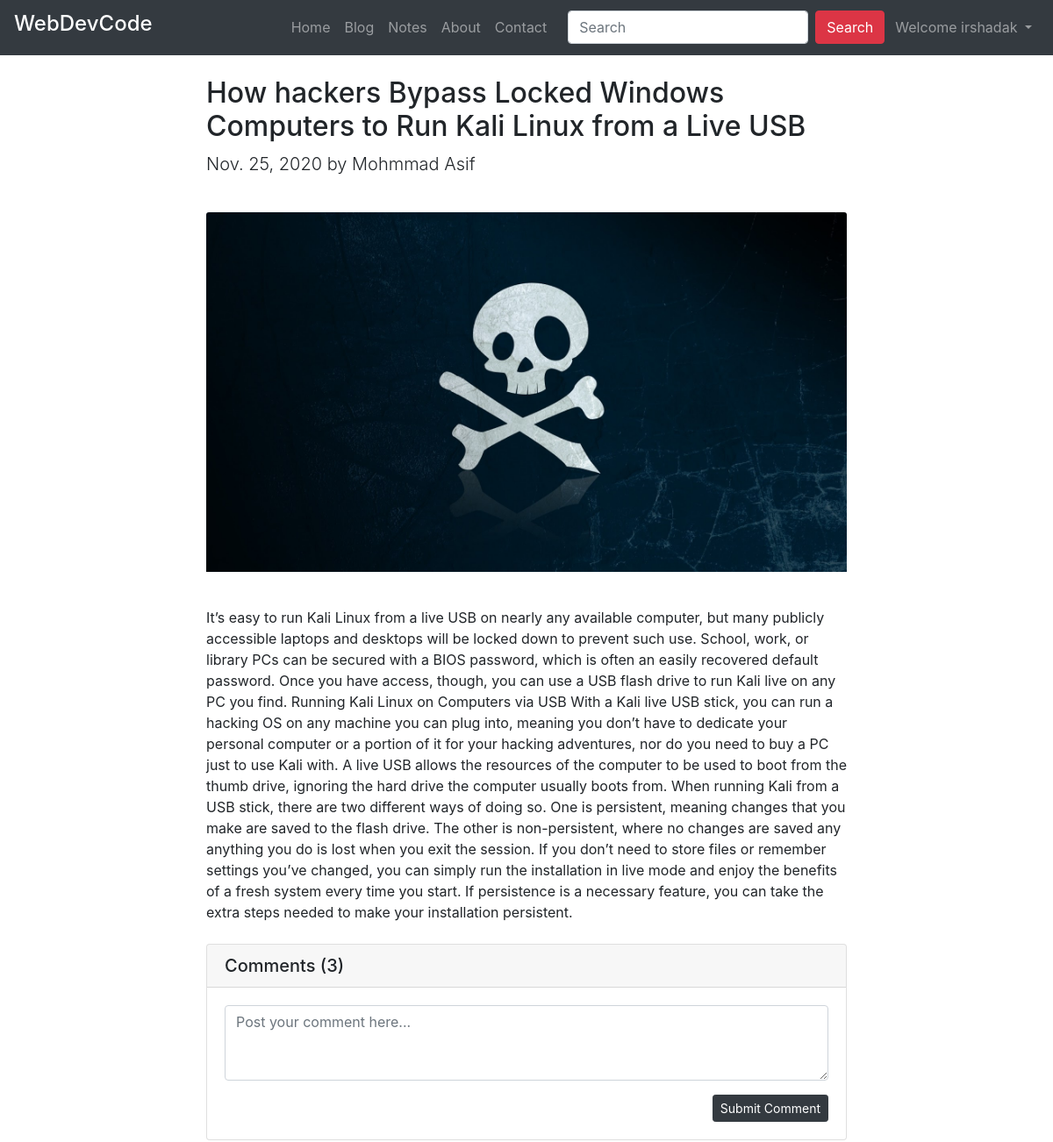
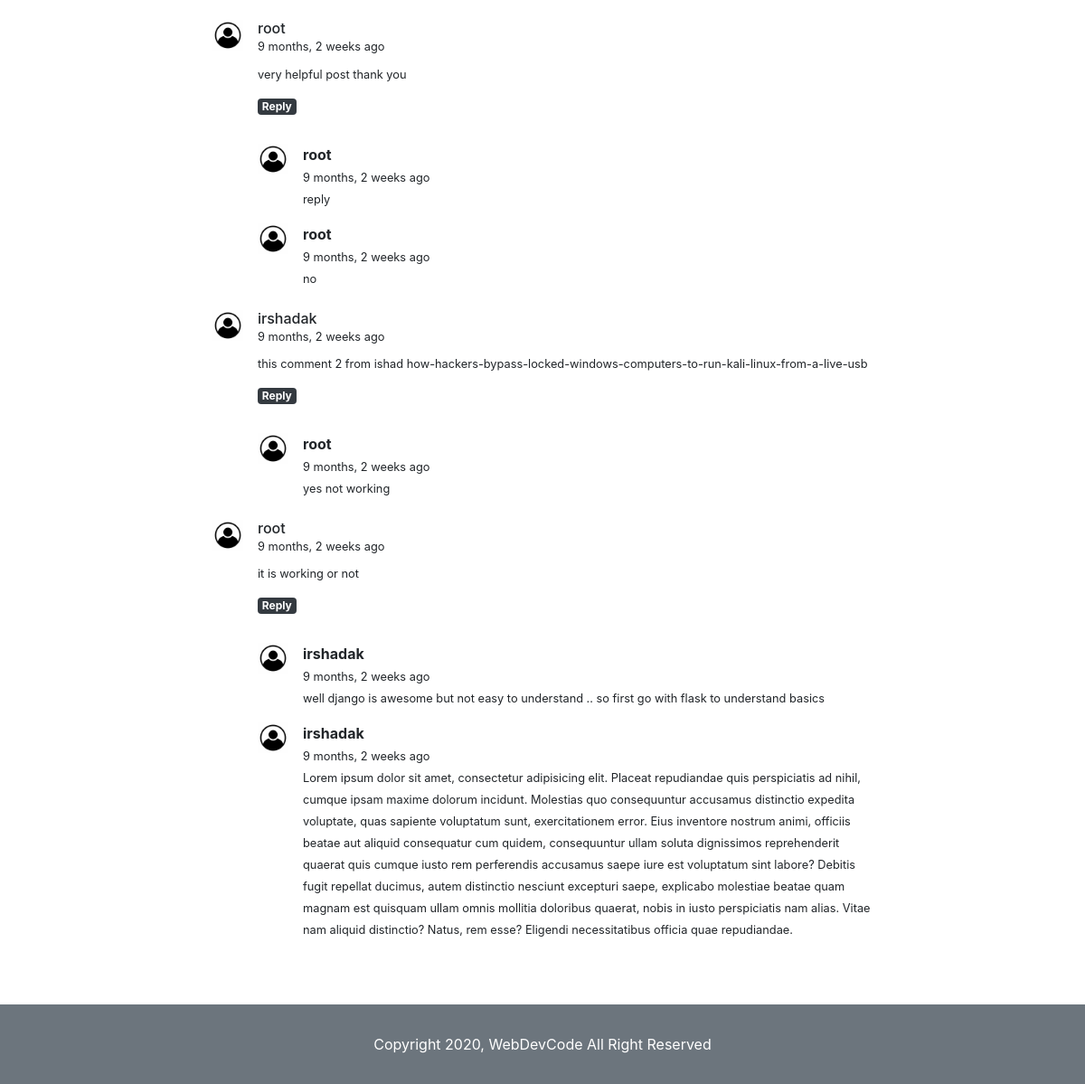
The app's page /blog/how-hackers-bypass-locked-windows-computers-to-run-kali-linux-from-a-live-usb (signed in) with its own data (2 pictures, top to bottom).
### blog/models.py (models this page shows, shortened)
class Post(models.Model):
    sno = models.AutoField(primary_key=True)
    title = models.CharField(max_length=100)
    content = models.TextField()
    author = models.CharField(max_length=30)
    slug = models.CharField(max_length=150)
    image = models.ImageField(upload_to='images/', blank=True)
    timestap = models.DateTimeField(blank=True)

class PostComment(models.Model):
    sno = models.AutoField(primary_key = True)
    comment = models.TextField()
    user = models.ForeignKey(User, on_delete=models.CASCADE)
    post = models.ForeignKey(Post, on_delete=models.CASCADE)
    parent = models.ForeignKey('self', on_delete=models.CASCADE, null=True)
    timestap =models.DateTimeField(default=now)

### blog/views.py (the view)
# urls.py: path('<str:slug>', views.blogPost, name='blogPost'),
def blogPost(request,slug):
    post = Post.objects.filter(slug = slug).first()
    comments = PostComment.objects.filter(post=post, parent=None)
    replies = PostComment.objects.filter(post=post).exclude(parent=None)
    replyDict = {}
    for reply in replies:
        if reply.parent.sno not in replyDict.keys():
            replyDict[reply.parent.sno] = [reply]
        else:
            replyDict[reply.parent.sno].append(reply)
    context = {'post' : post, 'comments' : comments, 'replyDict': replyDict}
    return render(request, 'blog/blogPost.html', context)

### blog/templatetags/get_dict.py (called while the page is built)
@register.filter(name='get_filter')
def get_filter(dict, key):
    return dict.get(key)

### templates/blog/blogPost.html (shortened to what this page needs)
{% extends 'layout.html' %}
{% block body %}
{% load humanize %}
{% load get_dict %}
<div class="container my-4">
     <div class="row">
          <div class="col-sm-8 mx-auto">
                <h2>
                    {{post.title}}
               </h2>
               <p class="lead">
                    {{post.timestap.date}} by {{post.author}}
               </p>
               <img src="/media/{{post.image}}" class="card-img-top my-4" alt="...">
               <p class="mt-3">
                    {{post.content}}
               </p>
               <div class="card mt-4">
                     <h5 class="card-header">Comments ({{comments.count}})</h5>
                    <div class="card-body">
                    {% if user.is_authenticated %}
                         <form action="/blog/Comment" method="POST"> {% csrf_token %}
                              <div class="form-group">
                                   <textarea class="form-control" id="exampleFormControlTextarea1" name="comment"
                                        rows="3" placeholder="Post your comment here..."></textarea>
                                   <button type="submit" class="btn btn-dark btn-sm mt-3 float-right">Submit
                                        Comment</button>
                              </div>
                         </form>
                         {% else %}
                         <p class="text-center">Please Login To Comment</p>
                    {% endif %}
                    </div>
             </div>
               {% for comment in comments %}
               <div class="media my-4">
                    <img src="/static/images/userlogo.jpg" class="mr-3" height="34" width="34" alt="user_logo">
                    <div class="media-body">
                         <h6 class="mt-0">{{comment.user.username}} <br> <small> {{comment.timestap |naturaltime}}</small></h6>
                         <small>{{comment.comment}}</small>
                        <div class="reply ">
                              <a class=" badge badge-dark my-3" data-toggle="collapse" href="#replyBox{{comment.sno}}"
                                   role="button" aria-expanded="false" aria-controls="replyBox{{comment.sno}}"> Reply </a>
                        </div>
                        {% for reply in replyDict|get_filter:comment.sno %}
                              <div class="media mt-3">
                                   <img src="/static/images/userlogo.jpg" height="34" width="34" class="mr-3" alt="...">
                                   <div class="media-body">
                                   <p class="my-0"><b>{{reply.user.username}} </b> <br>
                                   <small> {{reply.timestap |naturaltime}}</small>
                                   </p>
                                   <small>{{reply.comment}}</small>
                                   </div>
                              </div>
                         {% endfor %}
                    </div>
               </div>
               {% endfor %}
          </div>
     </div>
</div>
{% endblock body %}

### templates/layout.html (shortened to what this page needs)
<!doctype html>
<html lang="en">
  <head>
    <link rel="stylesheet" href="https://cdn.jsdelivr.net/npm/bootstrap@4.5.3/dist/css/bootstrap.min.css">
  </head>
  <body>
    <nav class="navbar navbar-expand-lg navbar-dark bg-dark">
      <a class="navbar-brand" href="/"><h4>WebDevCode</h4></a>
      <div class="collapse navbar-collapse" id="navbarSupportedContent">
        <ul class="navbar-nav ml-auto mr-3">
          <li class="nav-item {% block home_active %} {% endblock home_active %}">
            <a class="nav-link" href="/">Home <span class="sr-only">(current)</span></a>
          </li>
          <li class="nav-item {% block blog_active %} {% endblock blog_active %}">
            <a class="nav-link" href="/blog">Blog</a>
          </li>
          <li class="nav-item {% block notes_active %} {% endblock notes_active %}">
            <a class="nav-link" href="/notes">Notes</a>
          </li>
          <li class="nav-item {% block about_active %} {% endblock about_active %}">
            <a class="nav-link" href="/about">About</a>
          </li>
          <li class="nav-item {% block contact_active %} {% endblock contact_active %}">
            <a class="nav-link" href="/contact">Contact</a>
          </li>
        </ul>
        <form class="form-inline my-2  my-lg-0" method="GET" action="/search">
          <input class="form-control mr-sm-2" type="search" placeholder="Search" name="query" id="query" aria-label="Search">
          <button class="btn btn-danger my-2 my-sm-0" type="submit">Search</button>
        </form>
        <ul class="navbar-nav ml-1 ">
         {% if user.is_authenticated %}
         <li class="nav-item dropdown">
        <a class="nav-link dropdown-toggle" href="#" id="navbarDropdown" role="button" data-toggle="dropdown" aria-haspopup="true" aria-expanded="false">
        Welcome {{request.user}}
        </a>
      </li>
        </ul>
             {% endif %}
      </div>
    </nav>
          {% block body %}  {% endblock body %}
        <div class="footer bg-secondary py-3 mt-5 text-white">
            <p class="text-center pt-3">Copyright 2020, WebDevCode All Right Reserved</p>
        </div>
  </body>
</html>

### records on screen
Post: title "How hackers Bypass Locked Windows Computers to Run Kali Linux from a Live USB", timestap "Nov. 25, 2020", author "Mohmmad Asif", image (picture), content "It’s easy to run Kali Linux from a live USB on nearly any available computer, but many publicly accessible laptops and desktops will be locked down to prevent such use. School, work, or library PCs can be secured with a BIOS password, which is often an easily recovered default password. Once you have access, though, you can use a USB flash drive to run Kali live on any PC you find. Running Kali Linux on Computers via USB With a Kali live USB stick, you can run a hacking OS on any machine you can plug into, meaning you don’t have to dedicate your personal computer or a portion of it for your hacking adventures, nor do you need to buy a PC just to use Kali with. A live USB allows the…"
PostComment: user.username "root", timestap "9 months, 2 weeks ago", comment "very helpful post thank you"
PostComment: user.username "root", timestap "9 months, 2 weeks ago", comment "reply"
PostComment: user.username "root", timestap "9 months, 2 weeks ago", comment "no"
PostComment: user.username "irshadak", timestap "9 months, 2 weeks ago", comment "this comment 2 from ishad how-hackers-bypass-locked-windows-computers-to-run-kali-linux-from-a-live-usb"
PostComment: user.username "root", timestap "9 months, 2 weeks ago", comment "yes not working"
PostComment: user.username "root", timestap "9 months, 2 weeks ago", comment "it is working or not"
PostComment: user.username "irshadak", timestap "9 months, 2 weeks ago", comment "well django is awesome but not easy to understand .. so first go with flask to understand basics"
PostComment: user.username "irshadak", timestap "9 months, 2 weeks ago", comment "Lorem ipsum dolor sit amet, consectetur adipisicing elit. Placeat repudiandae quis perspiciatis ad nihil, cumque ipsam maxime dolorum incidunt. Molestias quo consequuntur accusamus distinctio expedita voluptate, quas sapiente voluptatum sunt, exercitationem error. Eius inventore nostrum animi, officiis beatae aut aliquid consequatur cum quidem, consequuntur ullam soluta dignissimos reprehenderit quaerat quis cumque iusto rem perferendis accusamus saepe iure est voluptatum sint labore? Debitis fugit repellat ducimus, autem distinctio nesciunt excepturi saepe, explicabo molestiae beatae quam magnam est quisquam ullam omnis mollitia doloribus quaerat, nobis in iusto perspiciatis nam alias.…"

### other values on screen
{{ request.user }} "irshadak"
{{ comments.count }} "3"
